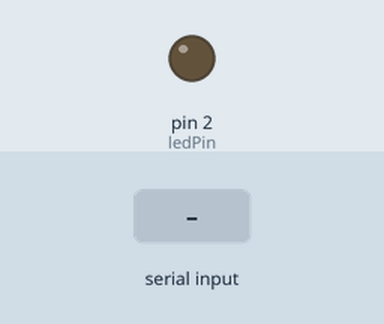
This sketch was run on a simulated Arduino Uno, built with avr-gcc and run on an emulated ATmega328P. Parts: output pins drawn as LEDs (lit = HIGH). The test bench sets the inputs (shaded band).

Above: at 1.2 s.
1.3 s: "1" received over Serial
At 2.2 s:
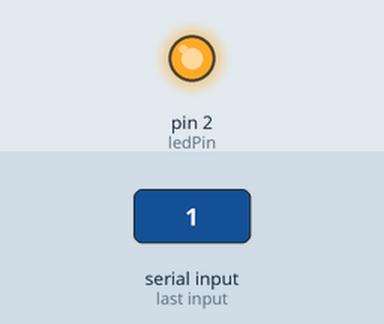
Timing chart, 0 to 4.3 s (numbered marks = the images above; inputs shaded):
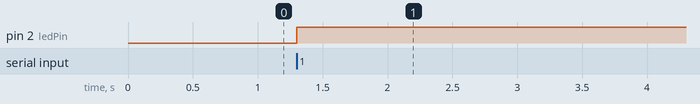

Measured:
- after the input at 1.3 s, pin 2 (ledPin): LOW → HIGH at once

The sketch:

lightArduino.ino
```cpp
int ledPin = 2;
int incomingByte = 0;

void setup() {
	Serial.begin(9600);
	pinMode(ledPin, OUTPUT);
}

void loop() {
	if (Serial.available() > 0) {
        incomingByte = Serial.read();
    }


    if(incomingByte == 0){
        digitalWrite(ledPin, LOW);
    }
    else{
    	digitalWrite(ledPin, HIGH);
    }
}
```
